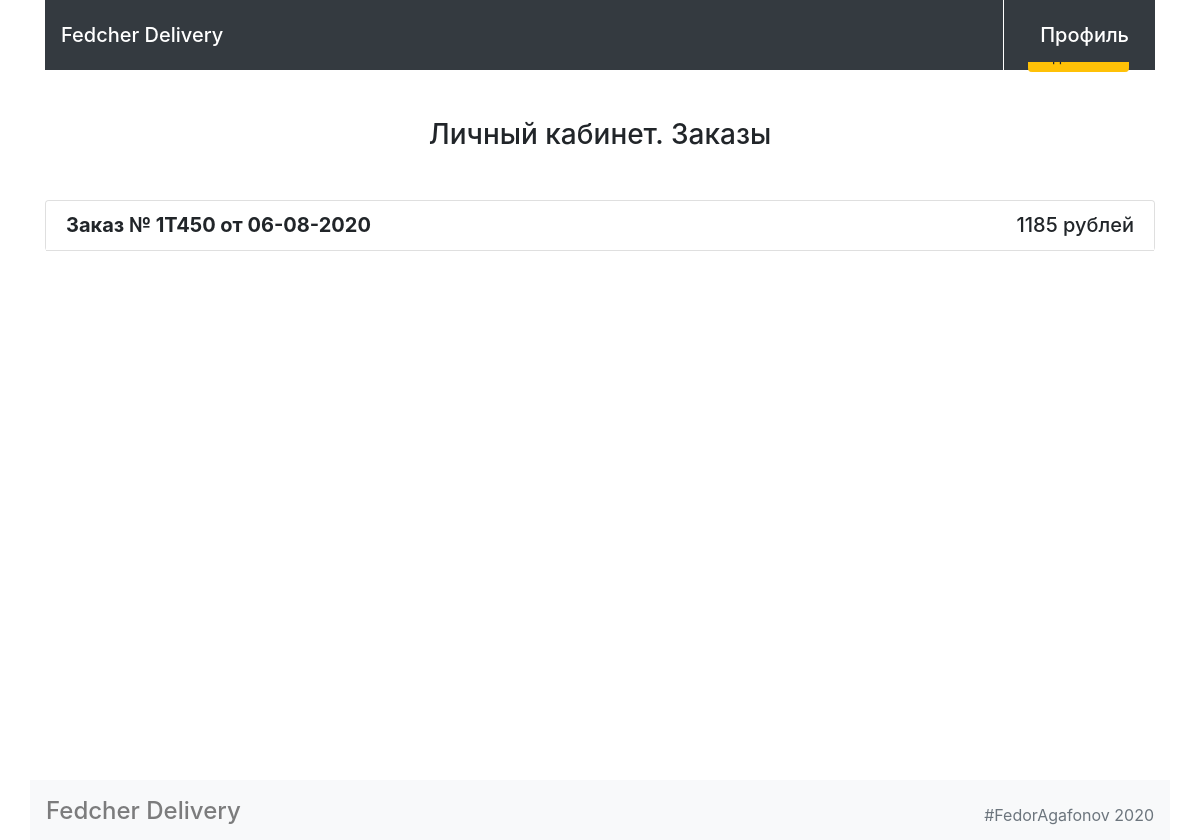
The app's page /account/ (signed in), older data.
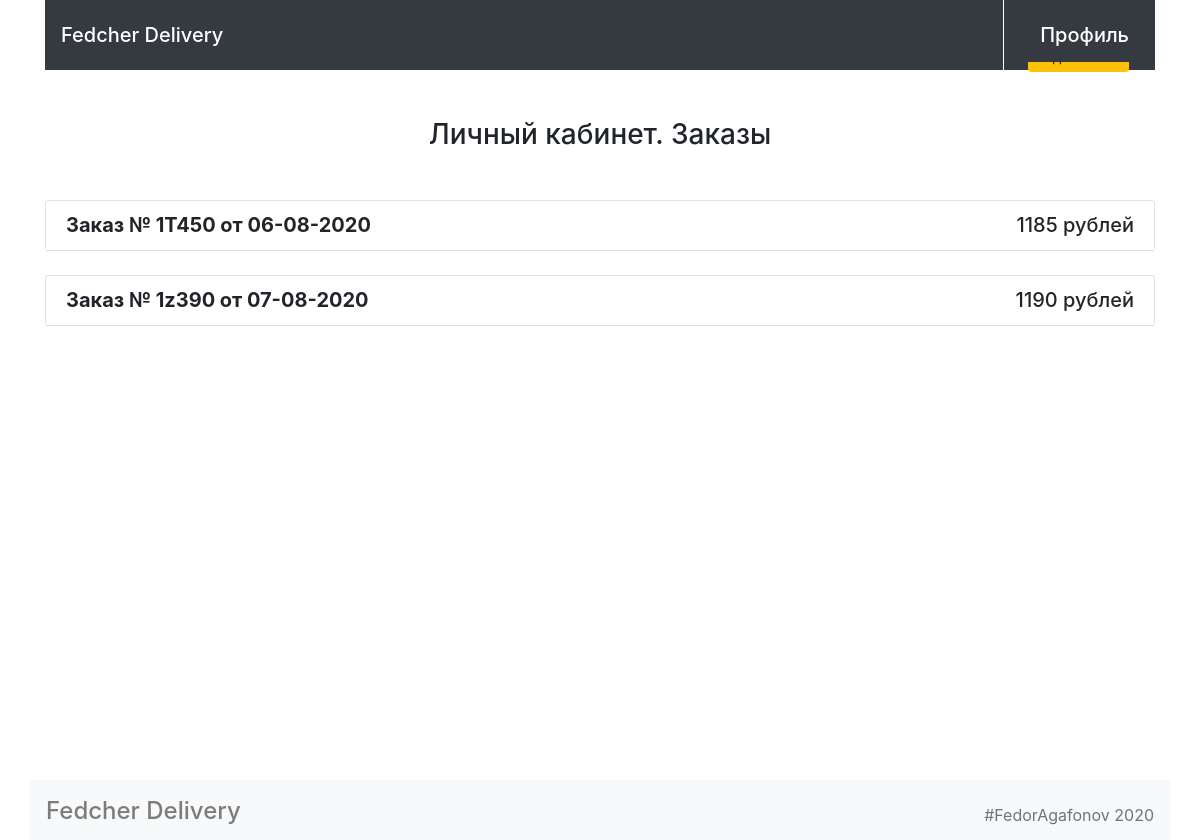
The same page, newer data.
### models.py (models this page shows)
class Order(db.Model):
    __tablename__ = 'orders'
    id = db.Column(db.Integer, primary_key=True)
    sum = db.Column(db.Float)
    status = db.Column(db.String)
    date = db.Column(db.String)
    unique_num = db.Column(db.String)
    user_id = db.Column(db.Integer, db.ForeignKey("users.id"))
    user = db.relationship("User")
    orders = db.relationship("OrderDetail")

### views.py (the view)
@app.route('/account/')
def render_account_page():
    orders = db.session.query(Order).filter(Order.user_id == session.get('user_id')).all()
    details = {}
    for item in orders:
        details[item.unique_num] = db.session.query(OrderDetail.count, Meal.title, Meal.price * OrderDetail.count).join(Meal).filter(db.and_(OrderDetail.unique_id == item.unique_num, OrderDetail.meal_id == Meal.id)).all()
    login = session.get('is_auth')
    return render_template("account.html", is_auth=login, orders=orders, details=details)

### templates/account.html (shortened to what this page needs)
{% extends 'base.html' %}
{% block container %}
<main class="container">
  <section class="row mx-15">
    <div class="col-12">
      <div class="mx-auto text-center">
        <h1 class="h3 my-5">Личный кабинет. Заказы</h1>
      </div>
      {% for order in orders %}
      <div class="card mt-2 mb-4 order-boss">
        <ul class="list-group list-group-flush">
          <li class="list-group-item">
            <div class="row">
              <div class="col-7">
                <span class="h5 font-weight-bold">Заказ № {{ order.unique_num }}</span>
                <span class="h5 font-weight-bold"> от {{ order.date }}</span>
              </div>
              <div class="col-5 text-right">
                <span class="h5">{{ order.sum|int }} рублей</span>
              </div>
            </div>
          </li>
        </ul>
      </div>
      {% endfor %}
    </div>
  </section>
</main>
{% endblock %}

Row changes from the older to the newer data that the page shows:
added Order: unique_num "1z390", date "07-08-2020", sum "1190"
